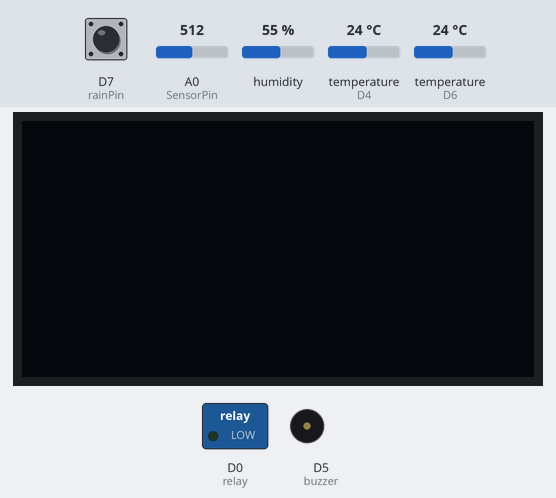
Bench run of a sketch on a simulated ESP8266 (NodeMCU). Shown: 128×64 one-colour display, switched loads named in the sketch (green lamp = pin HIGH), buzzer (waves = sounding, pin HIGH). The inputs (shaded band) are chosen by the test bench; at power-on: A0 (SensorPin) = 512, humidity 55 %, temperature (sensors on D6, D4) 24 °C, D7 (rainPin) HIGH. What the sketch prints to the serial monitor is not drawn.

Above: at 1.3 s.
1.4 s: A0 (SensorPin) set to 523
At 9.1 s:
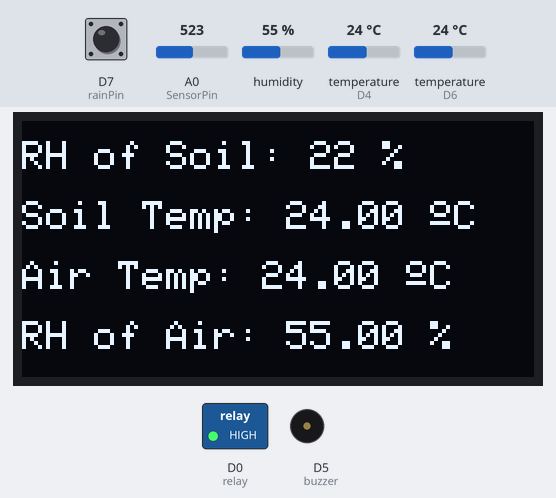
9.8 s: humidity set to 22 %
At 14.8 s:
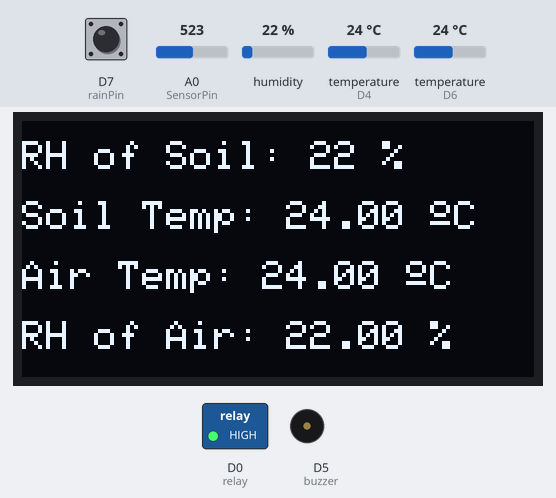
16.4 s: temperature (sensor on D6) set to 12 °C
At 21.5 s:
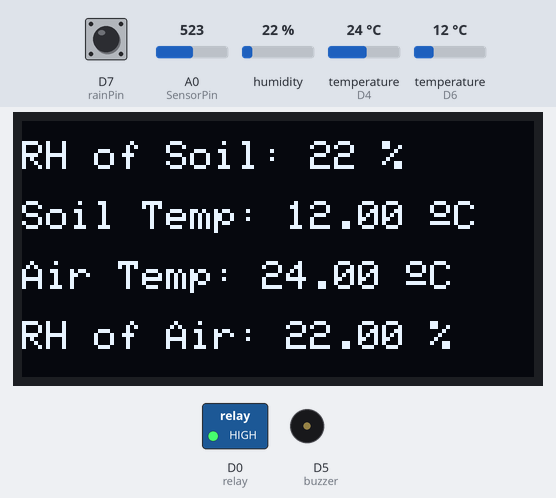
23.0 s: temperature (sensor on D4) set to 12 °C
At 27.1 s:
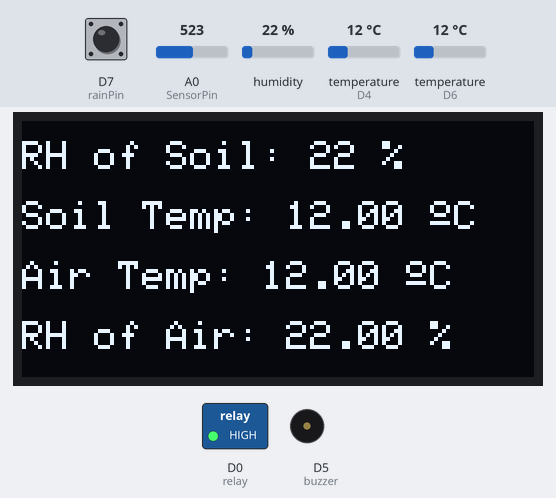
29.6 s: A0 (SensorPin) set to 716
At 32.7 s:
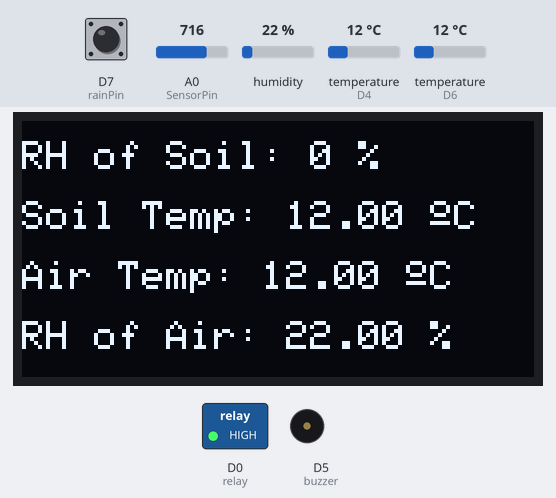
36.2 s: temperature (sensor on D6) set to 19 °C
Timing chart, 0 to 39.2 s (numbered marks = the images above; inputs shaded):
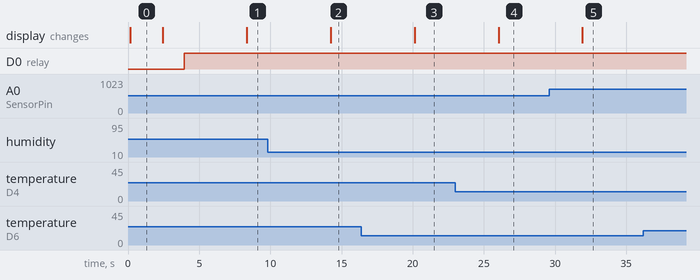

The sketch:

lcdtime.ino
```cpp
#define BLYNK_PRINT Serial
#include <SPI.h>
#include <ESP8266WiFi.h>
#include <BlynkSimpleEsp8266.h>
#include <SPI.h>
#include <Wire.h>
#include <OneWire.h>
#include <DallasTemperature.h>
#include <Adafruit_Sensor.h>
#include <Adafruit_GFX.h>
#include <Adafruit_SSD1306.h>
#include <DHT.h>  // Including library for dht

char auth[] = "TMPLko5sxT6E";       //Authentication code sent by Blynk
char ssid[] = "Pinne";                        //WiFi SSID
char pass[] = "12345678";                //WiFi Password

#define SCREEN_WIDTH 128 // OLED display width, in pixels
#define SCREEN_HEIGHT 64 // OLED display height, in pixels
#define OLED_RESET -1 // Reset pin # (or -1 if sharing Arduino reset pin)
Adafruit_SSD1306 display(SCREEN_WIDTH, SCREEN_HEIGHT, &Wire, OLED_RESET);

#define DHTPIN D4          //pin where the dht11 is connected
DHT dht(DHTPIN, DHT22);
#define ONE_WIRE_BUS D6
OneWire oneWire(ONE_WIRE_BUS);
DallasTemperature sensors(&oneWire);

#define buzzer D5 //Buzzer Pin D5
#define rainPin D7
int rainState = 0;
int lastRainState = 0;
const int AirValue = 590;   //you need to replace this value with Value_1
const int WaterValue = 300;  //you need to replace this value with Value_2
const int SensorPin = A0;
int soilMoistureValue = 0;
int soilmoisturepercent = 0;
int relay = D0;


#define pirPin D3
int pirValue;
int pinValue;

//Read value from blynk
BLYNK_WRITE(V0)
{
  pinValue = param.asInt();
}


void setup()
{
  Serial.begin(115200);
  delay(100);
  //Blynk.begin(auth, ssid, pass);
  display.begin(SSD1306_SWITCHCAPVCC, 0x3C); //initialize with the I2C addr 0x3C (128x64)
  display.clearDisplay();
  pinMode(relay, OUTPUT);
  pinMode(buzzer, OUTPUT);
  sensors.begin(); // Dallas temperature
  dht.begin();
}

void getPirValue(void)        //Get PIR Data
{
  pirValue = digitalRead(pirPin);
  if (pirValue)
  {
    Serial.println("Motion detected");
    Blynk.notify("Motion detected in your farm") ;
  }
}

void loop() {

  float h = dht.readHumidity();
  float t = dht.readTemperature();
  sensors.requestTemperatures();
  float temp = sensors.getTempCByIndex(0);

  Serial.print("Soil Temperature: ");
  Serial.println(temp);
  Serial.print("Temperature: ");
  Serial.println(t);
  Serial.print("Humidity: ");
  Serial.println(h);
Blynk.run();
  Blynk.virtualWrite(V3, t);  //V3 is for Temperature
  Blynk.virtualWrite(V4, h);  //V4 is for Humidity
  Blynk.virtualWrite(V2, temp); //Dallas Temperature

  soilMoistureValue = analogRead(SensorPin);  //put Sensor insert into soil
  Serial.println(soilMoistureValue);

  soilmoisturepercent = map(soilMoistureValue, AirValue, WaterValue, 0, 100);

  Blynk.virtualWrite(V1, soilmoisturepercent); //Soil Moisture sensor

  if (soilmoisturepercent > 100)
  {
    Serial.println("100 %");
    delay(1500);
    display.clearDisplay();

    // display Soil temperature
    display.setTextColor(WHITE);
    display.setTextSize(1);
    display.setCursor(0, 5);
    display.print("RH of Soil: ");
    display.print("100");
    display.print(" %");

    // display Air temperature
    display.setCursor(0, 20);
    display.print("Soil Temp: ");
    display.print(temp);
    display.print(" ");
    display.cp437(true);
    display.write(167);
    display.print("C");

    // display relative humidity of Soil
    display.setCursor(0, 35);
    display.print("Air Temp: ");
    display.print(t);
    display.print(" ");
    display.cp437(true);
    display.write(167);
    display.print("C");

    // display relative humidity of Air
    display.setCursor(0, 50);
    display.print("RH of Air: ");
    display.print(h);
    display.print(" %");

    display.display();
    delay(1500);
  }
  else if (soilmoisturepercent < 0)
  {
    Serial.println("0 %");
    delay(1500);
    display.clearDisplay();

    // display Soil temperature
    display.setTextColor(WHITE);
    display.setTextSize(1);
    display.setCursor(0, 5);
    display.print("RH of Soil: ");
    display.print("0");
    display.print(" %");

    // display Air temperature
    display.setCursor(0, 20);
    display.print("Soil Temp: ");
    display.print(temp);
    display.print(" ");
    display.cp437(true);
    display.write(167);
    display.print("C");

    // display relative humidity of Soil
    display.setCursor(0, 35);
    display.print("Air Temp: ");
    display.print(t);
    display.print(" ");
    display.cp437(true);
    display.write(167);
    display.print("C");

    // display relative humidity of Air
    display.setCursor(0, 50);
    display.print("RH of Air: ");
    display.print(h);
    display.print(" %");

    display.display();
    delay(1500);
  }
  else if (soilmoisturepercent >= 0 && soilmoisturepercent <= 100)
  {
    Serial.print(soilmoisturepercent);
    Serial.println("%");
    delay(1500);
    display.clearDisplay();

    // display Soil temperature
    display.setTextColor(WHITE);
    display.setTextSize(1);
    display.setCursor(0, 5);
    display.print("RH of Soil: ");
    display.print(soilmoisturepercent);
    display.print(" %");

    // display Air temperature
    display.setCursor(0, 20);
    display.print("Soil Temp: ");
    display.print(temp);
    display.print(" ");
    display.cp437(true);
    display.write(167);
    display.print("C");

    // display relative humidity of Soil
    display.setCursor(0, 35);
    display.print("Air Temp: ");
    display.print(t);
    display.print(" ");
    display.cp437(true);
    display.write(167);
    display.print("C");

    // display relative humidity of Air
    display.setCursor(0, 50);
    display.print("RH of Air: ");
    display.print(h);
    display.print(" %");

    display.display();
    delay(1500);
  }
  if (soilmoisturepercent > 0 && soilmoisturepercent <= 20)
  {
    Serial.println("needs water, send notification");
    //send notification
    digitalWrite(relay, LOW);
    Blynk.notify("Plants need water... Pump is activated") ;

    digitalWrite(buzzer, LOW);
    Serial.println("Motor is ON");
    WidgetLED PumpLed(V5);
    PumpLed.on();
    delay(1000);
  }
  else if (soilmoisturepercent > 20 && soilmoisturepercent <= 100)
  {
    Serial.println("Soil Moisture level looks good...");
    digitalWrite(relay, HIGH);
    digitalWrite(buzzer, LOW);
    Serial.println("Motor is OFF");
    WidgetLED PumpLed(V5);
    PumpLed.off();
    delay(1000);
  }

  rainState = digitalRead(rainPin);
  Serial.println(rainState);

  if (rainState == 0 && lastRainState == 0) {
    Serial.println("It's Raining outside!");
    Blynk.notify("It's Raining outside!") ;
    lastRainState = 1;
    delay(1000);
    //send notification

  }
  else if (rainState == 0 && lastRainState == 1) {
    delay(1000);
  }
  else {
    Serial.println("No Rains...");
    lastRainState = 0;
    delay(1000);
  }

  if (pinValue == HIGH)
  {
    getPirValue();
  }
  delay(100);
}
```

Measured:
- the behaviour switches between 513 and 514 on A0 (SensorPin) (found by bisection; images 0 and 1)
- after the input at 1.4 s, the display: first differs from a run without the input after 6.9 s (image 1)
- after the input at 9.8 s, the display: changes after 4.4 s (image 2)
- after the input at 16.4 s, the display: changes after 3.7 s (image 3)
- after the input at 23.0 s, the display: changes after 3.0 s (image 4)
- after the input at 29.6 s, the display: changes after 2.3 s (image 5)
